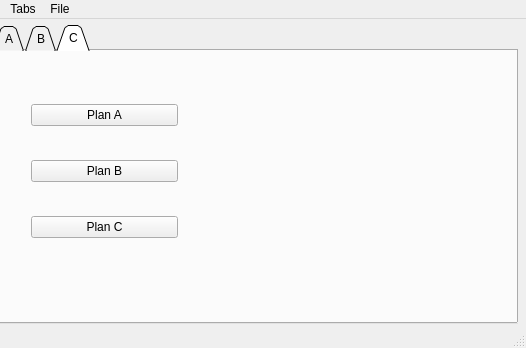
<?xml version="1.0" encoding="UTF-8"?>
<ui version="4.0">
 <class>TabsThread</class>
 <widget class="QMainWindow" name="TabsThread">
  <property name="geometry">
   <rect>
    <x>0</x>
    <y>0</y>
    <width>526</width>
    <height>348</height>
   </rect>
  </property>
  <property name="windowTitle">
   <string>Tabs</string>
  </property>
  <widget class="QWidget" name="centralwidget">
   <widget class="QTabWidget" name="tabs">
    <property name="geometry">
     <rect>
      <x>-7</x>
      <y>6</y>
      <width>525</width>
      <height>299</height>
     </rect>
    </property>
    <property name="tabPosition">
     <enum>QTabWidget::North</enum>
    </property>
    <property name="tabShape">
     <enum>QTabWidget::Triangular</enum>
    </property>
    <property name="currentIndex">
     <number>2</number>
    </property>
    <property name="movable">
     <bool>false</bool>
    </property>
    <widget class="QWidget" name="tabA">
     <attribute name="title">
      <string>A</string>
     </attribute>
     <widget class="QLabel" name="label_2">
      <property name="geometry">
       <rect>
        <x>24</x>
        <y>15</y>
        <width>56</width>
        <height>13</height>
       </rect>
      </property>
      <property name="text">
       <string>Chat</string>
      </property>
     </widget>
     <widget class="QPlainTextEdit" name="te_chat">
      <property name="geometry">
       <rect>
        <x>15</x>
        <y>39</y>
        <width>399</width>
        <height>212</height>
       </rect>
      </property>
     </widget>
    </widget>
    <widget class="QWidget" name="tabB">
     <attribute name="title">
      <string>B</string>
     </attribute>
     <widget class="QPlainTextEdit" name="te_data">
      <property name="geometry">
       <rect>
        <x>24</x>
        <y>43</y>
        <width>274</width>
        <height>182</height>
       </rect>
      </property>
     </widget>
     <widget class="QLabel" name="label">
      <property name="geometry">
       <rect>
        <x>26</x>
        <y>15</y>
        <width>56</width>
        <height>13</height>
       </rect>
      </property>
      <property name="text">
       <string>Data feed:</string>
      </property>
     </widget>
    </widget>
    <widget class="QWidget" name="tabC">
     <attribute name="title">
      <string>C</string>
     </attribute>
     <widget class="QWidget" name="verticalLayoutWidget">
      <property name="geometry">
       <rect>
        <x>36</x>
        <y>25</y>
        <width>147</width>
        <height>192</height>
       </rect>
      </property>
      <layout class="QVBoxLayout" name="verticalLayout">
       <item>
        <widget class="QPushButton" name="pushButton">
         <property name="text">
          <string>Plan A</string>
         </property>
        </widget>
       </item>
       <item>
        <widget class="QPushButton" name="pushButton_2">
         <property name="text">
          <string>Plan B</string>
         </property>
        </widget>
       </item>
       <item>
        <widget class="QPushButton" name="pushButton_3">
         <property name="text">
          <string>Plan C</string>
         </property>
        </widget>
       </item>
      </layout>
     </widget>
    </widget>
   </widget>
  </widget>
  <widget class="QMenuBar" name="menubar">
   <property name="geometry">
    <rect>
     <x>0</x>
     <y>0</y>
     <width>526</width>
     <height>22</height>
    </rect>
   </property>
   <widget class="QMenu" name="menuTabs">
    <property name="title">
     <string>Tabs</string>
    </property>
    <addaction name="actionA"/>
    <addaction name="actionB"/>
    <addaction name="actionC"/>
    <addaction name="actionQuit"/>
   </widget>
   <widget class="QMenu" name="menuFile">
    <property name="title">
     <string>File</string>
    </property>
    <addaction name="actionStart_feed"/>
   </widget>
   <addaction name="menuTabs"/>
   <addaction name="menuFile"/>
  </widget>
  <widget class="QStatusBar" name="statusbar"/>
  <action name="actionA">
   <property name="text">
    <string>A</string>
   </property>
  </action>
  <action name="actionB">
   <property name="text">
    <string>B</string>
   </property>
  </action>
  <action name="actionC">
   <property name="text">
    <string>C</string>
   </property>
  </action>
  <action name="actionQuit">
   <property name="text">
    <string>Quit</string>
   </property>
  </action>
  <action name="actionStart_feed">
   <property name="text">
    <string>Start feed</string>
   </property>
  </action>
 </widget>
 <resources/>
 <connections>
  <connection>
   <sender>actionQuit</sender>
   <signal>triggered()</signal>
   <receiver>TabsThread</receiver>
   <slot>close()</slot>
   <hints>
    <hint type="sourcelabel">
     <x>-1</x>
     <y>-1</y>
    </hint>
    <hint type="destinationlabel">
     <x>262</x>
     <y>173</y>
    </hint>
   </hints>
  </connection>
 </connections>
</ui>
